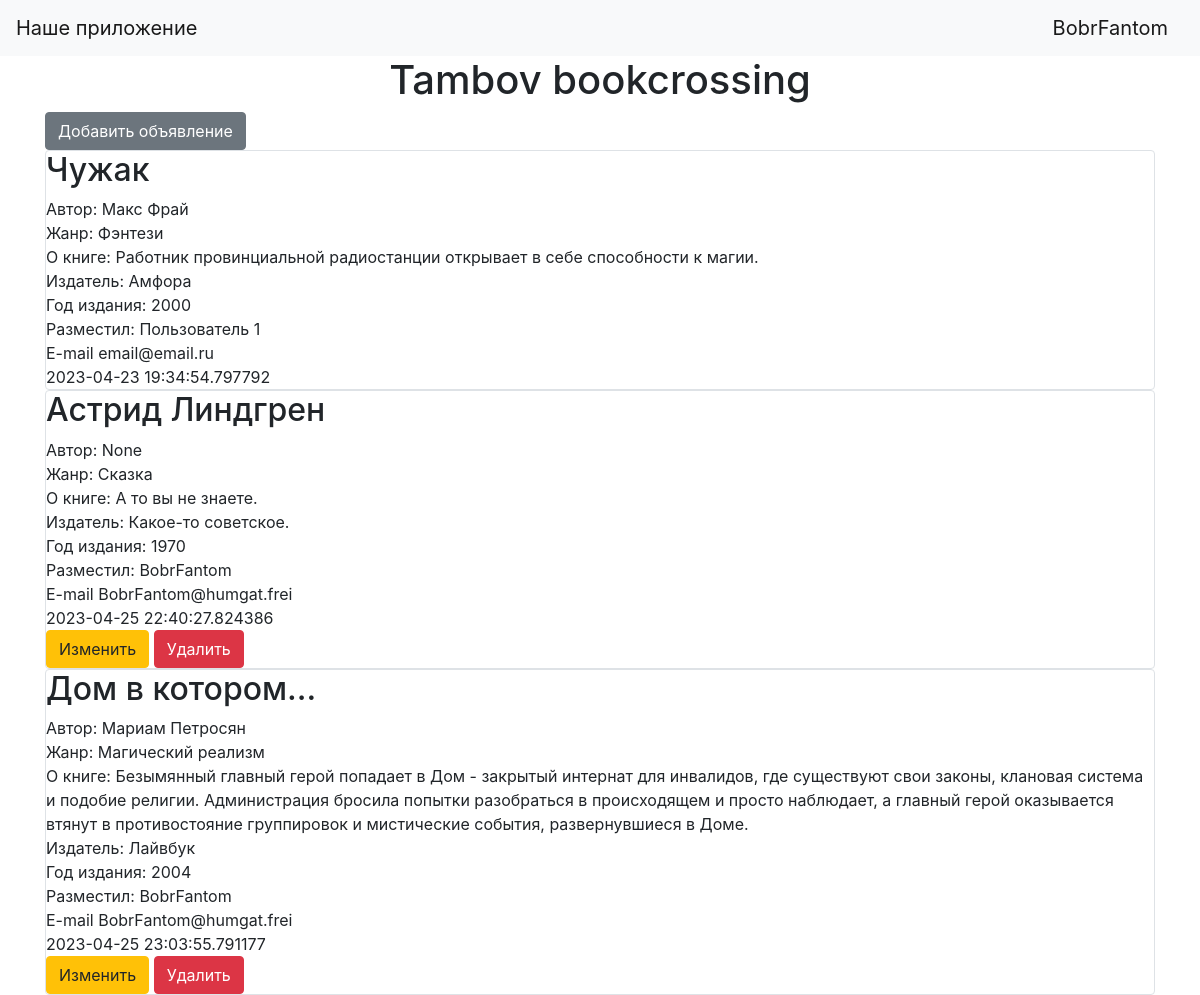
Screenshot of /index (signed in) with the database file from the repository.
### data/users.py (models this page shows, shortened)
class User(SqlAlchemyBase, UserMixin):
    __tablename__ = 'users'
    id = sqlalchemy.Column(sqlalchemy.Integer,
                           primary_key=True, autoincrement=True)
    name = sqlalchemy.Column(sqlalchemy.String, nullable=True)
    email = sqlalchemy.Column(sqlalchemy.String,
                              index=True, unique=True, nullable=True)
    hashed_password = sqlalchemy.Column(sqlalchemy.String, nullable=True)
    news = orm.relationship("Ads", back_populates='user')

### data/ads.py (models this page shows)
class Ads(SqlAlchemyBase):
    __tablename__ = 'ads'
    id = sqlalchemy.Column(sqlalchemy.Integer,
                           primary_key=True, autoincrement=True)
    title = sqlalchemy.Column(sqlalchemy.String, nullable=True)
    author = sqlalchemy.Column(sqlalchemy.String, nullable=True)
    genre = sqlalchemy.Column(sqlalchemy.String, nullable=True)
    about = sqlalchemy.Column(sqlalchemy.String, nullable=True)
    created_date = sqlalchemy.Column(sqlalchemy.DateTime,
                                     default=datetime.datetime.now)
    publisher = sqlalchemy.Column(sqlalchemy.String, nullable=True)
    year = sqlalchemy.Column(sqlalchemy.Integer, nullable=True)
    user_id = sqlalchemy.Column(sqlalchemy.Integer,
                                sqlalchemy.ForeignKey("users.id"))
    user = orm.relationship('User')

### main.py (the view)
@app.route("/")
@app.route("/index")
def index():
    db_sess = db_session.create_session()
    ads = db_sess.query(Ads)
    return render_template("index.html", ads=ads)

### data/db_session.py (called while the page is built)
def create_session() -> Session:
    global __factory
    return __factory()

### main.py (called while the page is built)
@login_manager.user_loader
def load_user(user_id):
    db_sess = db_session.create_session()
    return db_sess.query(User).get(user_id)

### templates/index.html
{% extends "base.html" %}
{% block content %}
<h1 align="center">Tambov bookcrossing</h1>
{% if current_user.is_authenticated %}
    <a href="news" class="btn btn-secondary">Добавить объявление</a>
{% endif %}
{% for item in ads%}
<div class="col-md6 border rounded">
    <h2>{{item.title}}</h2>
    <div>
        Автор: {{item.author}}
    </div>
    <div>
        Жанр: {{item.genre}}
    </div>
    <div>
        О книге:
        {{item.about}}
    </div>
    <div>
        Издатель: {{item.publisher}}
    </div>
    <div>
        Год издания: {{item.year}}
    </div>
    <div>
        Разместил: {{item.user.name}}
    </div>
    <div>
        E-mail {{item.user.email}}
    </div>
    <div>
        {{item.created_date}}
    </div>
    {% if current_user.is_authenticated and current_user == item.user %}
    <div>
        <a href="/news/{{ item.id }}" class="btn btn-warning">
            Изменить
        </a>
        <a href="/news_delete/{{ item.id }}" class="btn btn-danger">
            Удалить
        </a>
    </div>
{% endif %}
</div>
{% endfor %}
{% endblock %}

### templates/base.html (shortened to what this page needs)
<!doctype html>
<html lang="en">
<head>
    <link rel="stylesheet"
          href="https://stackpath.bootstrapcdn.com/bootstrap/4.4.1/css/bootstrap.min.css"
>
</head>
<body>
<header>
    <nav class="navbar navbar-light bg-light">
        <a class="navbar-brand" href="#">Наше приложение</a>
        {% if current_user.is_authenticated %}
            <a class="navbar-brand" href="/logout">{{ current_user.name }}</a>
        {% else %}
            <p>
                <a class="btn btn-primary " href="/register">Зарегистрироваться</a>
                <a class="btn btn-success" href="/login">Войти</a>
            </p>
        {% endif %}
    </nav>
</header>
<main role="main" class="container">
    {% block content %}{% endblock %}
</main>
</body>
</html>

### rows the page displays
User: name "BobrFantom"
Ads: title "Чужак", author "Макс Фрай", genre "Фэнтези", about "Работник провинциальной радиостанции открывает в себе способности к магии.", publisher "Амфора", year "2000", user.name "Пользователь 1", user.email "email@email.ru", created_date "2023-04-23 19:34:54.797792"
Ads: title "Астрид Линдгрен", author "None", genre "Сказка", about "А то вы не знаете.", publisher "Какое-то советское.", year "1970", user.name "BobrFantom", user.email "BobrFantom@humgat.frei", created_date "2023-04-25 22:40:27.824386"
Ads: title "Дом в котором...", author "Мариам Петросян", genre "Магический реализм", about "Безымянный главный герой попадает в Дом - закрытый интернат для инвалидов, где существуют свои законы, клановая система и подобие религии. Администрация бросила попытки разобраться в происходящем и просто наблюдает, а главный герой оказывается втянут в противостояние группировок и мистические события, развернувшиеся в Доме.", publisher "Лайвбук", year "2004", user.name "BobrFantom", user.email "BobrFantom@humgat.frei", created_date "2023-04-25 23:03:55.791177"
